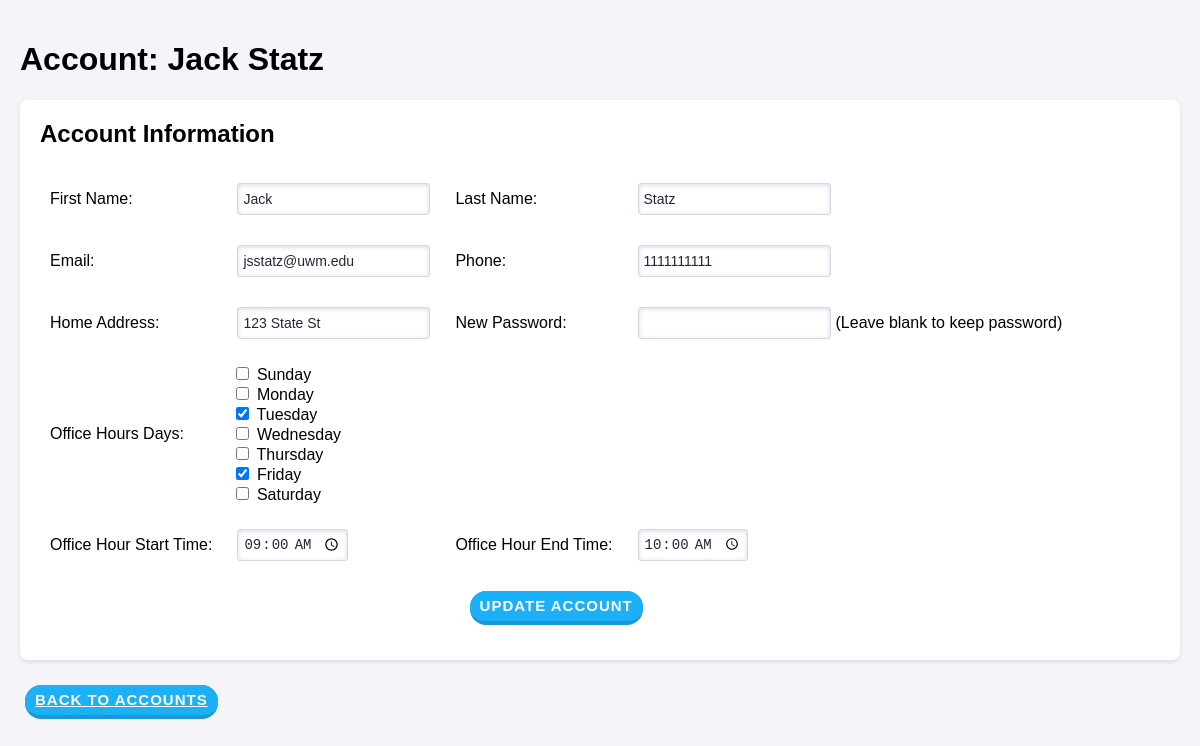
The app's page /account/4/ with its own data.
### ScheduleAppData/models.py (models this page shows)
class User(models.Model):
    class Role(models.TextChoices):
        Supervisor = "Supervisor"
        Instructor = "Instructor"
        TA = "TA"
    Id = models.AutoField(primary_key=True)
    FirstName = models.CharField(max_length=120)
    LastName = models.CharField(max_length=120)
    Email = models.CharField(max_length=120)
    Password = models.CharField(max_length=120)
    Phone = models.CharField(max_length=120)
    Role = models.CharField(choices=Role.choices, max_length=20)
    OfficeHourDays = models.CharField(
        max_length=20,  # Adjust length based on the number of days
        choices=Days.choices,
        blank=True,
        help_text="Comma-separated list of scheduled days (e.g., M,T,W).")
    OfficeHourStartTime = models.TimeField(default=time(9,0))
    OfficeHourEndTime = models.TimeField(default=time(10,0))
    HomeAddress = models.CharField(max_length=120, default='')

### ScheduleAppData/views.py (the view, shortened to what this page needs)
# urls.py: path('account/<int:account_id>/', AccountPage.as_view(), name='account_page'),
class AccountPage(View):
    def get(self, request, account_id):
        account = User.objects.get(Id=account_id)
        office_hour_days_list = account.OfficeHourDays.split(",") if account.OfficeHourDays else []
        return render(request, 'AccountPage.html',
                        {'account': account,
                                'days': Days.choices,
                                 'office_hour_days_list': office_hour_days_list})

### templates/AccountPage.html (shortened to what this page needs)
{% load static %}
<!DOCTYPE html>
<html lang="en">
<head>
    <link rel="stylesheet" href="{% static 'css/styles.css' %}">
</head>
<body>
    <div class="container">
        <h1>Account: {{ account.FirstName }} {{ account.LastName }}</h1>
        <div class="section">
            <h2>Account Information</h2>
            <form method="POST">
                <table class="section-table-class">
                    <tr>
                        <td><label for="firstName">First Name:</label></td>
                        <td><input type="text" id="firstName" name="firstName" value="{{ account.FirstName }}" class="text-field" required></td>
                        <td><label for="lastName">Last Name:</label></td>
                        <td><input type="text" id="lastName" name="lastName" value="{{ account.LastName }}" class="text-field" required></td>
                    </tr>
                    <tr>
                        <td><label for="email">Email:</label></td>
                        <td><input type="email" id="email" name="email" value="{{ account.Email }}" class="text-field" required></td>
                        <td><label for="phone">Phone:</label></td>
                        <td><input type="tel" id="phone" name="phone" value="{{ account.Phone }}" class="text-field" required></td>
                    </tr>
                    <tr>
                        <td><label for="homeAddress">Home Address:</label></td>
                        <td><input type="text" id="homeAddress" name="homeAddress" value="{{ account.HomeAddress }}" class="text-field"></td>
                        <td><label for="password">New Password:</label></td>
                        <td><input type="password" id="password" name="password" class="text-field">(Leave blank to keep password)</td>
                    </tr>
                    <tr>
                        <td><label for="selectedDays">Office Hours Days:</label></td>
                        <td colspan="3">
                            <div>
                                {% for day in days %}
                                    <label>
                                        <input type="checkbox" name="selectedDays" value={{ day.0 }} {% if day.0 in office_hour_days_list %}checked{% endif %}> {{ day.1 }}
                                    </label><br>
                                {% endfor %}
                            </div>
                        </td>
                    </tr>
                    <tr>
                        <td><label for="officeHourStartTime">Office Hour Start Time:</label></td>
                        <td><input type="time" id="officeHourStartTime" name="officeHourStartTime" value="{{ account.OfficeHourStartTime|date:'H:i' }}" class="text-field" required></td>
                        <td><label for="officeHourEndTime">Office Hour End Time:</label></td>
                        <td><input type="time" id="officeHourEndTime" name="officeHourEndTime" value="{{ account.OfficeHourEndTime|date:'H:i' }}" class="text-field" required></td>
                    </tr>
                    <tr>
                        <td colspan="4" style="text-align: center;">
                            <button type="submit" name="update_account" class="button">Update Account</button>
                        </td>
                    </tr>
                </table>
            </form>
        </div>
        <a href="/accounts/" class="button">Back to Accounts</a>
    </div>
</body>
</html>

### static/css/styles.css (style rules this page uses)
body { font-family: Arial, sans-serif; margin: 0; padding: 0; background-color: #f4f4f9; }
.container { max-width: 1200px; margin: 0 auto; padding: 20px; }
.section { background: #fff; margin: 20px 0; padding: 20px; border-radius: 8px; box-shadow: 0 2px 4px rgba(0, 0, 0, 0.1); }
.section h2 { margin-top: 0; }
.button { appearance: button; background-color: #1899D6; border: solid transparent; border-radius: 16px; border-width: 0 0 4px; box-sizing: border-box; color: #FFFFFF; cursor: pointer; display: inline-block; font-family: din-round,sans-serif; font-size: 15px; font-weight: 700; letter-spacing: 1px; line-height: 10px; margin: 5px; outline: none; overflow: visible; padding: 10px; text-align: center; text-transform: uppercase; touch-action: manipulation; transform: translateZ(0); transition: filter .2s; user-select: none; -webkit-user-select: none; vertical-align: middle; white-space: nowrap; width: auto; }
.button:after { background-clip: padding-box; background-color: #1CB0F6; border: solid transparent; border-radius: 16px; border-width: 0 0 4px; bottom: -4px; content: ""; left: 0; position: absolute; right: 0; top: 0; z-index: -1; }
.button, .button:focus { user-select: auto; }
.text-field { position: relative; cursor: text; font-size: 14px; line-height: 10px; padding: 5px; height: 20px; background-color: #fff; border: 1px solid #d6d6e7; margin: 5px; border-radius: 3px; color: rgb(35, 38, 59); box-shadow: inset 0 1px 4px 0 rgb(119 122 175 / 30%); overflow: hidden; transition: all 100ms ease-in-out; }
.table-class th, td { padding: 10px; text-align: left; border: 1px solid #ddd; }
.section-table-class { border-collapse: collapse !important; margin-left: 0 !important; border: none !important; }
.section-table-class td, .section-table-class th { border: none !important; }

### records on screen
User: FirstName "Jack", LastName "Statz", firstName "Jack", lastName "Statz", email "jsstatz@uwm.edu", phone "1111111111", homeAddress "123 State St", officeHourStartTime "09:00", officeHourEndTime "10:00"

### other values on screen
{{ day.1 }} "Sunday" "Monday" "Tuesday" "Wednesday" "Thursday" "Friday" "Saturday"
